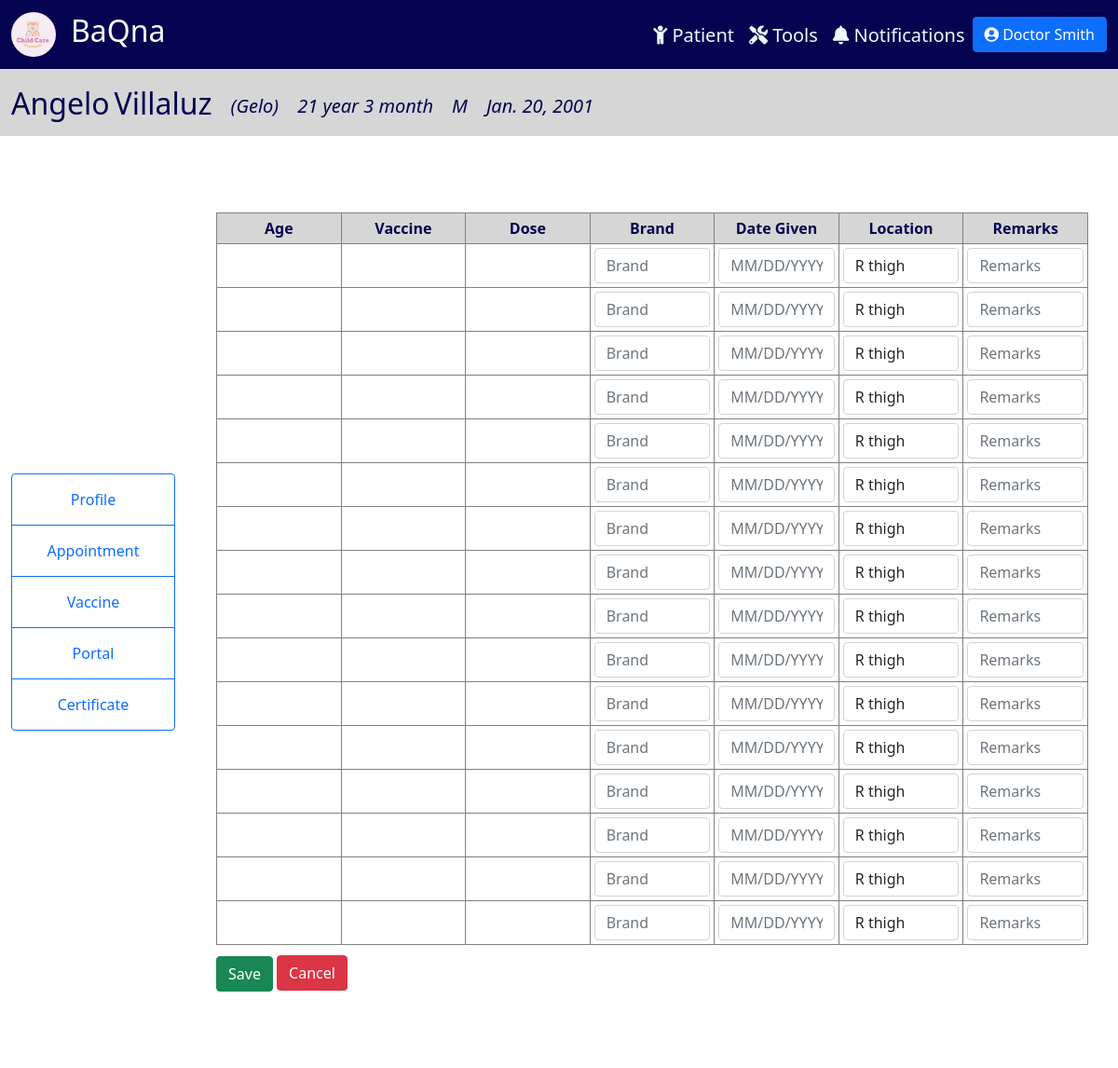
/editVaccine/1 (signed in), run on the app's committed database.
### tracker/models.py (models this page shows, shortened)
class Physician(models.Model):
    CAN_REG = (
        ('Yes', 'Yes'),
        ('No', 'No'),
    )
    user = models.OneToOneField(User, null=True, on_delete=models.CASCADE)
    prefix = models.CharField(max_length=100, null=True, blank=True)
    last_name = models.CharField(max_length=100, null=True)
    first_name = models.CharField(max_length=100, null=True)
    title = models.CharField(max_length=100, null=True, blank=True)
    date_start = models.DateField(null=True, blank=True)
    date_end = models.DateField(null=True, blank=True)
    cell_no = PhoneNumberField(null=True, blank=True)
    doc_type = models.CharField(max_length=100, null=True)
    can_reg = models.CharField(max_length=100, null=True, blank=True, choices=CAN_REG)
    def __str__(self):
        return self.doc_type + " " + self.last_name

class Patient(models.Model):
    SEX = (
        ('M', 'Male'),
        ('F', 'Female'),
    )
    last_name = models.CharField(max_length=100, null=True)
    first_name = models.CharField(max_length=100, null=True)
    middle_name = models.CharField(max_length=100, null=True, blank=True)
    suffix = models.CharField(max_length=2, null=True, blank=True)
    nick_name = models.CharField(max_length=100, null=True, blank=True)
    sex = models.CharField(max_length=1, null=True, choices=SEX)
    birthdate = models.DateField(null=True)
    age = models.CharField(max_length=100, null=True, blank=True)
    attending_doctor = models.ForeignKey(Physician, related_name="docpatient", on_delete=models.CASCADE, null=True)
    cert_date = models.DateField(null=True, blank=True)
    cell_no = PhoneNumberField(null=True, blank=True, validators=[MaxLengthValidator(13)])
    landline = models.CharField(max_length=100, null=True, blank=True)
    email = models.EmailField(max_length=254, null=True, blank=True)
    house_no = models.CharField(max_length=100, null=True, blank=True)
    barangay = models.CharField(max_length=100, null=True, blank=True)
    city = models.CharField(max_length=100, null=True, blank=True)
    region = models.CharField(max_length=100, null=True, blank=True)
    zip = models.IntegerField(null=True, blank=True)
    mfname = models.CharField(max_length=100, null=True, blank=True)
    mlname = models.CharField(max_length=100, null=True, blank=True)
    mcontact = PhoneNumberField(null=True, blank=True)
    memail = models.EmailField(max_length=254, null=True, blank=True)
    ffname = models.CharField(max_length=100, null=True, blank=True)
    flname = models.CharField(max_length=100, null=True, blank=True)
    fcontact = PhoneNumberField(null=True, blank=True)
    femail = models.EmailField(max_length=254, null=True, blank=True)
    c1full_name = models.CharField(max_length=100, null=True, blank=True)
    relation1 = models.CharField(max_length=100, null=True, blank=True)
    c1contact = PhoneNumberField(null=True, blank=True)
    c2full_name = models.CharField(max_length=100, null=True, blank=True)
    relation2 = models.CharField(max_length=100, null=True, blank=True)
    c2contact = PhoneNumberField(null=True, blank=True)

### tracker/views.py (the view)
# urls.py: path('editVaccine/<str:pk>', views.editVaccine, name="editVaccine"),
@login_required(login_url='login')
def editVaccine(request, pk):
    patient = Patient.objects.get(id=pk)
    patient_vaccine = PatientVaccine.objects.filter(patient=patient)
    vaccines = []
    for vaccine in patient_vaccine:
        vaccines.append(Vaccine.objects.filter(id=vaccine.vaccine.id))
    vaccine_formset = forms.modelformset_factory(Vaccine, VaccineForm, extra=0)
    formsets = []
    for vaccine in vaccines:
        formsets.append(vaccine_formset(request.POST or None, queryset=vaccine))
    curr_date = datetime.date.today()
    months = curr_date.month - patient.birthdate.month
    years = curr_date.year - patient.birthdate.year
    age = "{} year {} month".format(years, months)
    data = {
        'patient': patient,
        'formsets': formsets,
        'vaccines': vaccines,
        'age': age,
    }
    return render(request, 'tracker/editVaccine.html', data)

### tracker/templatetags/auth_extras.py (called while the page is built)
@register.filter(name='has_group')
def has_group(user, group_name):
    group = Group.objects.get(name=group_name)
    return True if group in user.groups.all() else False

### tracker/templates/tracker/editVaccine.html (shortened to what this page needs)
{% include 'tracker/info_header.html' %}
{% block content %}
<div class="container-fluid" style="padding:1%; ">
    <div class="row">
        <div class="col-lg-2" style="background-color: rgb(255, 255, 255);display: flex; justify-content: center; align-items: center; padding-top: 8%; padding-bottom: 8%;">
            <div class="btn-group-vertical" style="display: block;">
              <a class="btn btn-outline-primary" href="{% url 'patient' patient.id %}">Profile</a>
              <a class="btn btn-outline-primary" href="{% url 'appointment' patient.id %}">Appointment</a>
              <a class="btn btn-outline-primary" href="#">Vaccine</a>
              <a class="btn btn-outline-primary" href="{% url 'portal' patient.id %}">Portal</a>
              <a class="btn btn-outline-primary" href="{% url 'certificate' patient.id %}">Certificate</a>
            </div>
        </div>
        <div class="col-lg-10" style="background-color: white; padding-top: 0%; padding-bottom: 0%;">
            <div class="vaccine-table">
                <form class="edit-vaccine-form" action="" method="POST">
                    <table class="table-bordered align-middle table-sm" style="width: 100%;">
                        <thead class="thead-warning" style="background-color: rgb(214, 214, 214);">
                            <tr>
                                <td><b>Age</b></td>
                                <td><b>Vaccine</b></td>
                                <td><b>Dose</b></td>
                                <td><b>Brand</b></td>
                                <td><b>Date Given</b></td>
                                <td><b>Location</b></td>
                                <td><b>Remarks</b></td>
                            </tr>
                        </thead>
                        {% for formset in formsets %}
                            {% for form in formset.forms %}
                                {% for vaccine in vaccines %}
                        <tbody>
                            <td>{{vaccine.age}}</td>
                            <td>{{vaccine.name}}</td>
                            <td>{{vaccine.dose}}</td>
                            {% for field in form.visible_fields %}
                            <td>
                                {{field}}
                            </td>
                            {% endfor %}
                        </tbody>
                                {% endfor %}
                            {% endfor %}
                        {% endfor %}
                    </table>
                    <button type="submit" class="btn btn-success" style="margin-top: 12px;">Save</button>
                    <a class="btn btn-danger" href="{% url 'vaccine' patient.id %}">Cancel</a>
                </form>
            </div>
        </div>
    </div>
</div>
{% endblock content %}

### tracker/templates/tracker/info_header.html
{% extends 'tracker/main.html' %}
{% block content %}
<nav class="navbar navbar-expand-xl" style="background-color: rgb(214, 214, 214);">
    <div class="container-fluid">
      <div class="collapse navbar-collapse me-auto" id="navbarTogglerDemo02">
        <div style="margin-right: auto; margin-top: 10px;">
          <ul class="navbar-nav me-auto mb-2 mb-lg-0 navbar-custom">
            <li class="nav-item" style="margin-right: 5px">
              <h2>{{patient.first_name}}</h2>
            </li>
            <li class="nav-item" style="margin-right: 20px">
              <h2>{{patient.last_name}}</h2>
            </li>
            <li class="nav-item" style="margin-right: 20px">
              <i><h5 style="margin-top: 10px;">({{patient.nick_name}})</h5></i>
            </li>
            <li class="nav-item" style="margin-right: 20px">
              <i><h5 style="margin-top:10px;">{{age}}</h5></i>
            </li>
            <li class="nav-item" style="margin-right: 20px">
              <i><h5 style="margin-top:10px;">{{patient.sex}}</h5></i>
            </li>
            <li class="nav-item" style="margin-right: 20px">
              <i><h5 style="margin-top:10px;">{{patient.birthdate}}</h5></i>
            </li>
          </ul>
        </div>
      </div>
    </div>
</nav>
{% endblock content %}

### tracker/templates/tracker/main.html (shortened to what this page needs)
{% load static %} {% load auth_extras %}
<!DOCTYPE html>
<html lang="en">
<head>
    <link href="https://cdn.jsdelivr.net/npm/bootstrap@5.1.3/dist/css/bootstrap.min.css" rel="stylesheet">
    <link rel="stylesheet" href="https://cdnjs.cloudflare.com/ajax/libs/font-awesome/5.15.3/css/all.min.css" />
</head>
<body>
  <nav class="navbar navbar-expand-xl" style="background-color: rgb(4, 4, 80);color: white;">
    <div class="container-fluid">
      {% if request.user|has_group:'Patient User' %}
        <a href="{% url 'homePatient' %}" class="navbar-brand">
          <div class="logo-image">
            <img src="{% static 'images/logo.jpg' %}" class="img-fluid">
          </div>
        </a>
        <a href="{% url 'homePatient' %}"><h2 style="float: left; color: #FAFAFA;">BaQna</h2></a>
      {% else %}
        <a href="{% url 'home' %}" class="navbar-brand">
          <div class="logo-image">
            <img src="{% static 'images/logo.jpg' %}" class="img-fluid">
          </div>
        </a>
        <a href="{% url 'home' %}"><h2 style="float: left; color: #FAFAFA;">BaQna</h2></a>
      {% endif %}
      <div class="collapse navbar-collapse me-auto" id="navbarTogglerDemo02">
        <div style="margin-left: auto;margin-top: 10px;">
          <ul class="navbar-nav me-auto mb-2 mb-lg-0 navbar-custom">
            {% if request.user|has_group:"Doctor" or request.user|has_group:"Admin" %}
            <li class="nav-item" style="margin-left: 15rem;">
              <a class="nav-link" href="{% url 'home' %}"><h5><i class="fas fa-child"></i> Patient</h5></a>
            </li>
            <li class="nav-item">
              <a class="nav-link" href="{% url 'report' %}"><h5><i class="fas fa-tools"></i> Tools</h5></a>
            </li>
            <li class="nav-item">
              <a class="nav-link" href="{% url 'notifs' %}"><h5><i class="fas fa-bell"></i> Notifications</h5></a>
            </li>
            {% endif %}
            <li class="nav-item">
              <div class="dropdown">
                <button class="btn btn-primary" type="button" id="dropdownMenuButton1" data-bs-toggle="dropdown" aria-expanded="false">
                  <i class="fas fa-user-circle"></i>
                  {% if request.user|has_group:'Doctor' %}
                    {{request.user.physician}}
                  {% elif request.user|has_group:'Patient User' %}
                    {{request.user.patientuser}}
                  {% else %}
                    {{request.user}}
                  {% endif %}
                </button>
              </div>
            </li>
          </ul>
        </div>
      </div>
    </div>
  </nav>
  {% block content %}
  {% endblock %}
</body>
</html>

### tracker/templates/tracker/main.html (style rules this page uses)
body { color:rgb(4, 4, 80); }
.navbar-custom a { color: aliceblue; }
.logo-image { width: 48px; height: 48px; border-radius: 50%; overflow: hidden; }
.btn-group-vertical a { padding: 15px; }
.vaccine-table { padding: 20px; margin: 50px auto; }
.vaccine-table td { width:11%; text-align: center; }
.vaccine-table a { margin-top: 1%; }

### data on the page
Patient: first_name "Angelo", last_name "Villaluz", nick_name "Gelo", sex "M", birthdate "Jan. 20, 2001"

### other printed values
{{ request.user.physician }} "Doctor Smith"
